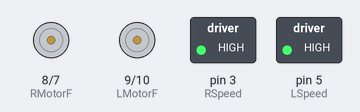
This sketch was run on a simulated Arduino Uno, built with avr-gcc and run on an emulated ATmega328P. Shown: motor-driver pin pairs drawn as motors (green arrow = first pin HIGH = forward, orange = second pin HIGH = backward, longer = more drive), switched loads named in the sketch (green lamp = pin HIGH).

Above: at 1.0 s.
At 7.5 s:
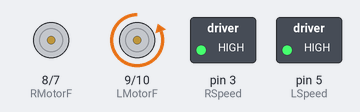
At 11.5 s:
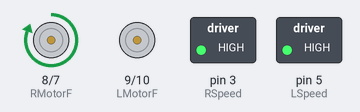
At 20.5 s:
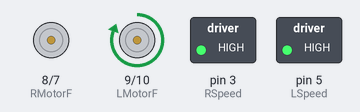
Timing chart, 0 to 22.1 s (numbered marks = the images above):
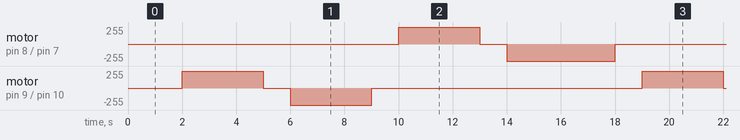

Measured:
- by itself, motor on pin 8 (RMotorF) / pin 7 (RMotorB): repeats every 17.0 s: stopped 1.0 s, backward 255/255 4.0 s, stopped 9.0 s, forward 255/255 3.0 s
- by itself, motor on pin 9 (LMotorF) / pin 10 (LMotorB): repeats every 17.0 s: stopped 1.0 s, backward 255/255 3.0 s, stopped 10.0 s, forward 255/255 3.0 s

The sketch:

NewMotorTest.ino
```cpp
#define LSpeed 5
#define RSpeed 3
#define LMotorF 9
#define LMotorB 10
#define RMotorF 8
#define RMotorB 7

void setup()
{
  DDRD &= 3;
  DDRC = 0;
  DDRB = 0;

  pinMode(LSpeed, OUTPUT);
  pinMode(RSpeed, OUTPUT);
  pinMode(LMotorF, OUTPUT);
  pinMode(LMotorB, OUTPUT);
  pinMode(RMotorF, OUTPUT);
  pinMode(RMotorB, OUTPUT);

  PORTB = 0;
  PORTC = 0;
  PORTD = 0;

  digitalWrite(LSpeed, HIGH);
  digitalWrite(RSpeed, HIGH);

  //digitalWrite(LMotorF, HIGH);
}

void loop()
{
  delay(1000);
  digitalWrite(RMotorB, LOW);
  delay(1000);
  digitalWrite(LMotorF, HIGH);
  delay(3000);
  digitalWrite(LMotorF, LOW);
  delay(1000);
  digitalWrite(LMotorB, HIGH);
  delay(3000);
  digitalWrite(LMotorB, LOW);
  delay(1000);
  digitalWrite(RMotorF, HIGH);
  delay(3000);
  digitalWrite(RMotorF, LOW);
  delay(1000);
  digitalWrite(RMotorB, HIGH);
  delay(3000);


}
```
